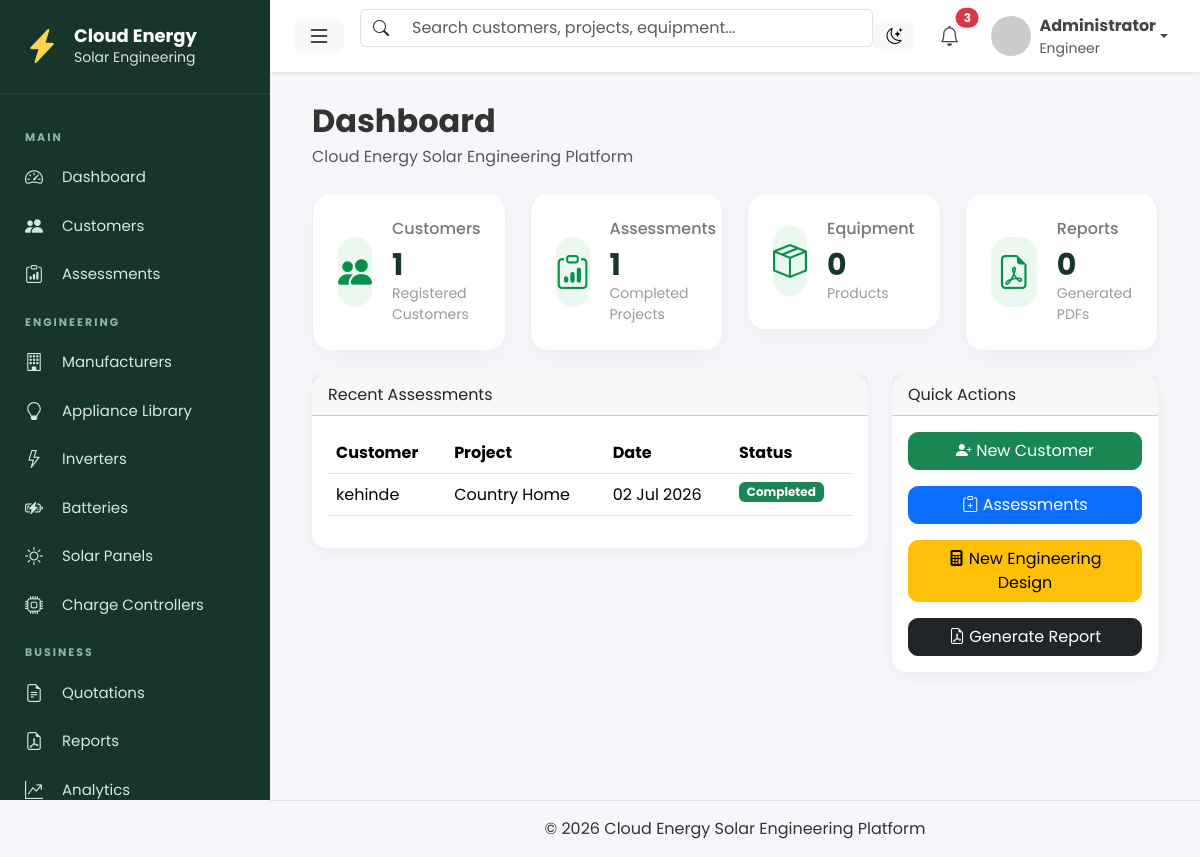
The app's page /, older data.
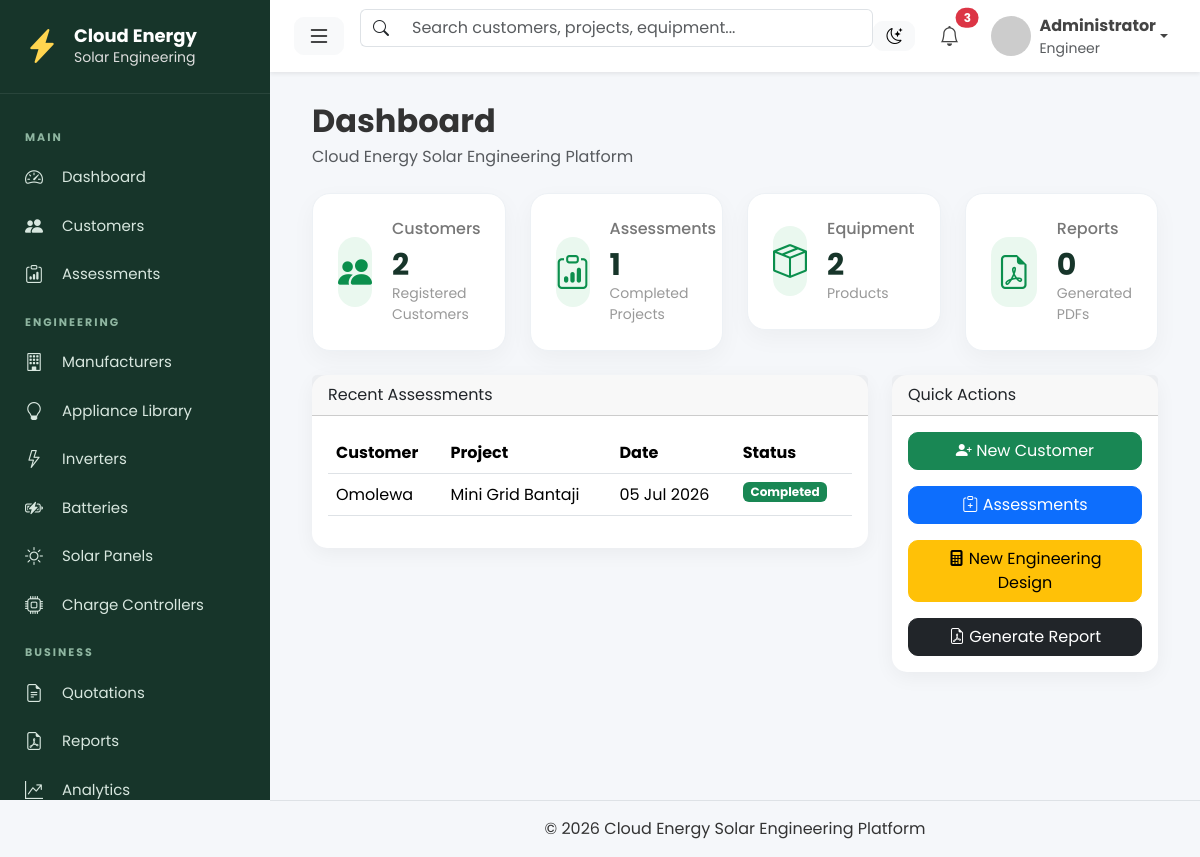
The same page, newer data.
### audits/models.py (models this page shows, shortened)
class Assessment(models.Model):
    SYSTEM_VOLTAGES = (
        (12, "12 Volts"),
        (24, "24 Volts"),
        (48, "48 Volts"),
    )
    customer = models.ForeignKey(
        Customer,
        on_delete=models.CASCADE,
        related_name="assessments",
    )
    project_name = models.CharField(
        max_length=200,
    )
    backup_hours = models.PositiveIntegerField(
        default=8,
        help_text="Desired backup duration in hours.",
    )
    peak_sun_hours = models.DecimalField(
        max_digits=4,
        decimal_places=2,
        default=Decimal("5.50"),
        help_text="Average peak sun hours.",
    )
    system_voltage = models.PositiveIntegerField(
        choices=SYSTEM_VOLTAGES,
        default=48,
    )
    notes = models.TextField(
        blank=True,
    )
    created_at = models.DateTimeField(
        auto_now_add=True,
    )
    updated_at = models.DateTimeField(
        auto_now=True,
    )
    STATUS_CHOICES = [
        ("Draft", "Draft"),
        ("In Progress", "In Progress"),
        ("Completed", "Completed"),
        ("Quoted", "Quoted"),
        ("Installed", "Installed"),
        ("Commissioned", "Commissioned"),
    ]
    status = models.CharField(
        max_length=30,
        choices=STATUS_CHOICES,
        default="Draft",
    )
    report_generated = models.BooleanField(
        default=False,
    )
    completion_percentage = models.PositiveIntegerField(
        default=0,
    )
    class Meta:
        ordering = ["-created_at"]
        verbose_name = "Assessment"
        verbose_name_plural = "Assessments"

### customers/models.py (models this page shows, shortened)
class Customer(models.Model):
    RESIDENTIAL = "Residential"
    COMMERCIAL = "Commercial"
    INDUSTRIAL = "Industrial"
    BUILDING_TYPES = [
        (RESIDENTIAL, "Residential"),
        (COMMERCIAL, "Commercial"),
        (INDUSTRIAL, "Industrial"),
    ]
    full_name = models.CharField(max_length=200)
    company_name = models.CharField(
        max_length=200,
        blank=True,
    )
    email = models.EmailField(unique=True)
    phone = models.CharField(max_length=20)
    whatsapp = models.CharField(
        max_length=20,
        blank=True,
    )
    address = models.TextField()
    state = models.CharField(
        max_length=100
    )
    lga = models.CharField(
        max_length=100,
        blank=True
    )
    area = models.CharField(
        max_length=100,
        blank=True,
        help_text="Town, district or estate (e.g. Lekki Phase 1, GRA, Wuse II)"
    )
    city = models.CharField(
        max_length=100,
        blank=True
    )
    building_type = models.CharField(
        max_length=20,
        choices=BUILDING_TYPES,
        default=RESIDENTIAL,
    )
    created_at = models.DateTimeField(
        auto_now_add=True,
    )
    updated_at = models.DateTimeField(
        auto_now=True,
    )
    class Meta:
        ordering = ["full_name"]

### dashboard/views.py (the view)
# urls.py: path("", views.dashboard, name="index"),
def dashboard(request):
    equipment_count = (
        Battery.objects.count()
        + Inverter.objects.count()
        + SolarPanel.objects.count()
        + ChargeController.objects.count()
    )
    context = {
        "customer_count": Customer.objects.count(),
        "assessment_count": Assessment.objects.count(),
        "equipment_count": equipment_count,
        "report_count": 0,
        "recent_assessments": Assessment.objects.order_by(
            "-created_at"
        )[:10],
    }
    return render(
        request,
        "dashboard/index.html",
        context,
    )

### templates/dashboard/index.html (shortened to what this page needs)
{% extends "layouts/base.html" %}
{% block content %}
{% include "components/page_header.html" with title="Dashboard" subtitle="Cloud Energy Solar Engineering Platform" %}
<div class="row">
{% include "components/metric_card.html" with title="Customers" value=customer_count icon="bi-people-fill" footer="Registered Customers" %}
{% include "components/metric_card.html" with title="Assessments" value=assessment_count icon="bi-clipboard-data" footer="Completed Projects" %}
{% include "components/metric_card.html" with title="Equipment" value=equipment_count icon="bi-box-seam" footer="Products" %}
{% include "components/metric_card.html" with title="Reports" value=report_count icon="bi-file-earmark-pdf" footer="Generated PDFs" %}
</div>
<div class="row">
<div class="col-lg-8">
<div class="card">
<div class="card-header">
Recent Assessments
</div>
<div class="card-body">
<table class="table table-hover">
<thead>
<tr>
<th>Customer</th>
<th>Project</th>
<th>Date</th>
<th>Status</th>
</tr>
</thead>
<tbody>
{% for assessment in recent_assessments %}
<tr>
<td>
{{ assessment.customer.full_name }}
</td>
<td>
{{ assessment.project_name }}
</td>
<td>
{{ assessment.created_at|date:"d M Y" }}
</td>
<td>
<span class="badge bg-success">
Completed
</span>
</td>
</tr>
{% empty %}
<tr>
<td colspan="4">
No assessments yet.
</td>
</tr>
{% endfor %}
</tbody>
</table>
</div>
</div>
</div>
<div class="col-lg-4">
<div class="card">
<div class="card-header">
Quick Actions
</div>
<div class="card-body d-grid gap-3">
<a
href="{% url 'customers:create' %}"
class="btn btn-success">
<i class="bi bi-person-plus-fill"></i>
New Customer
</a>
<a
href="{% url 'audits:list' %}"
class="btn btn-primary">
<i class="bi bi-clipboard-plus"></i>
Assessments
</a>
<a
href="#"
class="btn btn-warning">
<i class="bi bi-calculator-fill"></i>
New Engineering Design
</a>
<a
href="#"
class="btn btn-dark">
<i class="bi bi-file-earmark-pdf"></i>
Generate Report
</a>
</div>
</div>
</div>
</div>
{% endblock %}

Row changes from the older to the newer data that the page shows:
removed Assessment: customer.full_name "kehinde", project_name "Country Home", created_at "02 Jul 2026"
added Assessment: customer.full_name "Omolewa", project_name "Mini Grid Bantaji", created_at "05 Jul 2026"
Text that changed along with them:
{{ value }}: "1 1 0 0" → "2 1 2 0"
